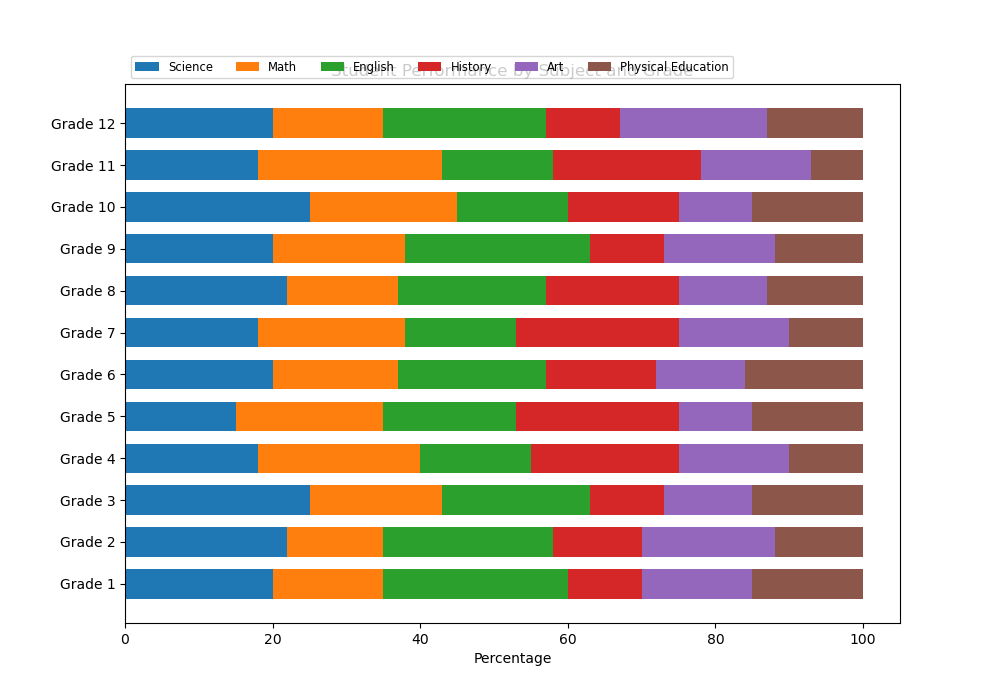

Source code (Python):

import matplotlib.pyplot as plt
import numpy as np

categories = ['Grade 1', 'Grade 2', 'Grade 3', 'Grade 4', 'Grade 5', 
              'Grade 6', 'Grade 7', 'Grade 8', 'Grade 9', 'Grade 10',
              'Grade 11', 'Grade 12']
subjects = ['Science', 'Math', 'English', 'History', 'Art', 'Physical Education']

data = np.array([
    [20, 15, 25, 10, 15, 15],
    [22, 13, 23, 12, 18, 12],
    [25, 18, 20, 10, 12, 15],
    [18, 22, 15, 20, 15, 10],
    [15, 20, 18, 22, 10, 15],
    [20, 17, 20, 15, 12, 16],
    [18, 20, 15, 22, 15, 10],
    [22, 15, 20, 18, 12, 13],
    [20, 18, 25, 10, 15, 12],
    [25, 20, 15, 15, 10, 15],
    [18, 25, 15, 20, 15, 7],
    [20, 15, 22, 10, 20, 13]
])

data_cumsum = np.cumsum(data, axis=1)
category_colors = ['#1f77b4', '#ff7f0e', '#2ca02c', '#d62728', '#9467bd', '#8c564b']

fig, ax = plt.subplots(figsize=(10, 7))

for i, color in enumerate(category_colors):
    widths = data[:, i]
    starts = data_cumsum[:, i] - widths
    ax.barh(categories, widths, left=starts, height=0.7, label=subjects[i], color=color)

ax.set_xlabel('Percentage')
ax.set_title('Student Performance by Subject and Grade')
ax.legend(ncol=len(subjects), bbox_to_anchor=(0, 1), loc='lower left', fontsize='small')

plt.show()
